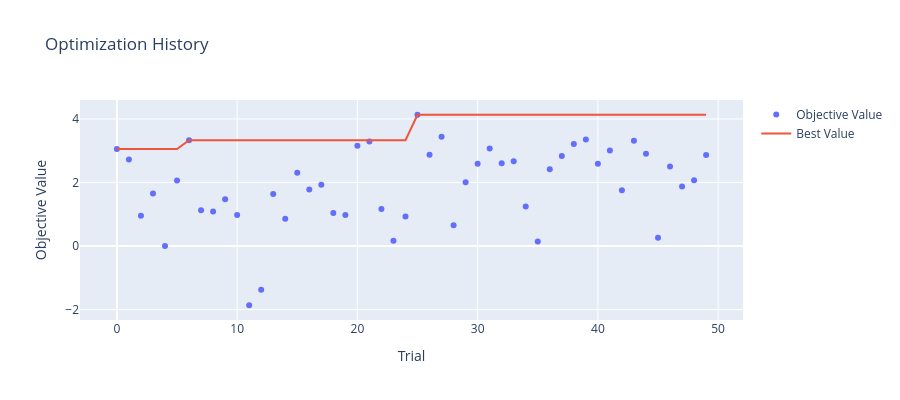

The notebook cell saved with this chart:
### Code cell
if HAS_PLOTLY:
    fig = plot_optimization_history(study)
    fig.update_layout(title="Optimization History", height=400)
    fig.show()

### Figure 1 — Plotly figure (JSON) as saved in the notebook; plotly's stock layout.template omitted (floating-point values rounded to 4 significant figures)
{"data": [{"mode": "markers", "name": "Objective Value", "type": "scatter", "x": [0, 1, 2, 3, 4, 5, 6, 7, 8, 9, 10, 11, 12, 13, 14, 15, 16, 17, 18, 19, 20, 21, 22, 23, 24, 25, 26, 27, 28, 29, 30, 31, 32, 33, 34, 35, 36, 37, 38, 39, 40, 41, 42, 43, 44, 45, 46, 47, 48, 49], "y": [3.053, 2.723, 0.9534, 1.656, 0.002279, 2.066, 3.329, 1.129, 1.083, 1.469, 0.9727, -1.865, -1.375, 1.638, 0.8616, 2.307, 1.783, 1.925, 1.039, 0.9728, 3.153, 3.288, 1.167, 0.1684, 0.9308, 4.132, 2.873, 3.438, 0.6562, 2.004, 2.589, 3.066, 2.602, 2.667, 1.24, 0.1443, 2.415, 2.831, 3.211, 3.356, 2.59, 3.01, 1.754, 3.31, 2.908, 0.2564, 2.499, 1.877, 2.071, 2.867]}, {"mode": "lines", "name": "Best Value", "type": "scatter", "x": [0, 1, 2, 3, 4, 5, 6, 7, 8, 9, 10, 11, 12, 13, 14, 15, 16, 17, 18, 19, 20, 21, 22, 23, 24, 25, 26, 27, 28, 29, 30, 31, 32, 33, 34, 35, 36, 37, 38, 39, 40, 41, 42, 43, 44, 45, 46, 47, 48, 49], "y": [3.053, 3.053, 3.053, 3.053, 3.053, 3.053, 3.329, 3.329, 3.329, 3.329, 3.329, 3.329, 3.329, 3.329, 3.329, 3.329, 3.329, 3.329, 3.329, 3.329, 3.329, 3.329, 3.329, 3.329, 3.329, 4.132, 4.132, 4.132, 4.132, 4.132, 4.132, 4.132, 4.132, 4.132, 4.132, 4.132, 4.132, 4.132, 4.132, 4.132, 4.132, 4.132, 4.132, 4.132, 4.132, 4.132, 4.132, 4.132, 4.132, 4.132]}, {"marker": {"color": "#cccccc"}, "mode": "markers", "name": "Infeasible Trial", "showlegend": false, "type": "scatter", "x": [], "y": []}], "layout": {"height": 400, "title": {"text": "Optimization History"}, "xaxis": {"title": {"text": "Trial"}}, "yaxis": {"title": {"text": "Objective Value"}}}}
